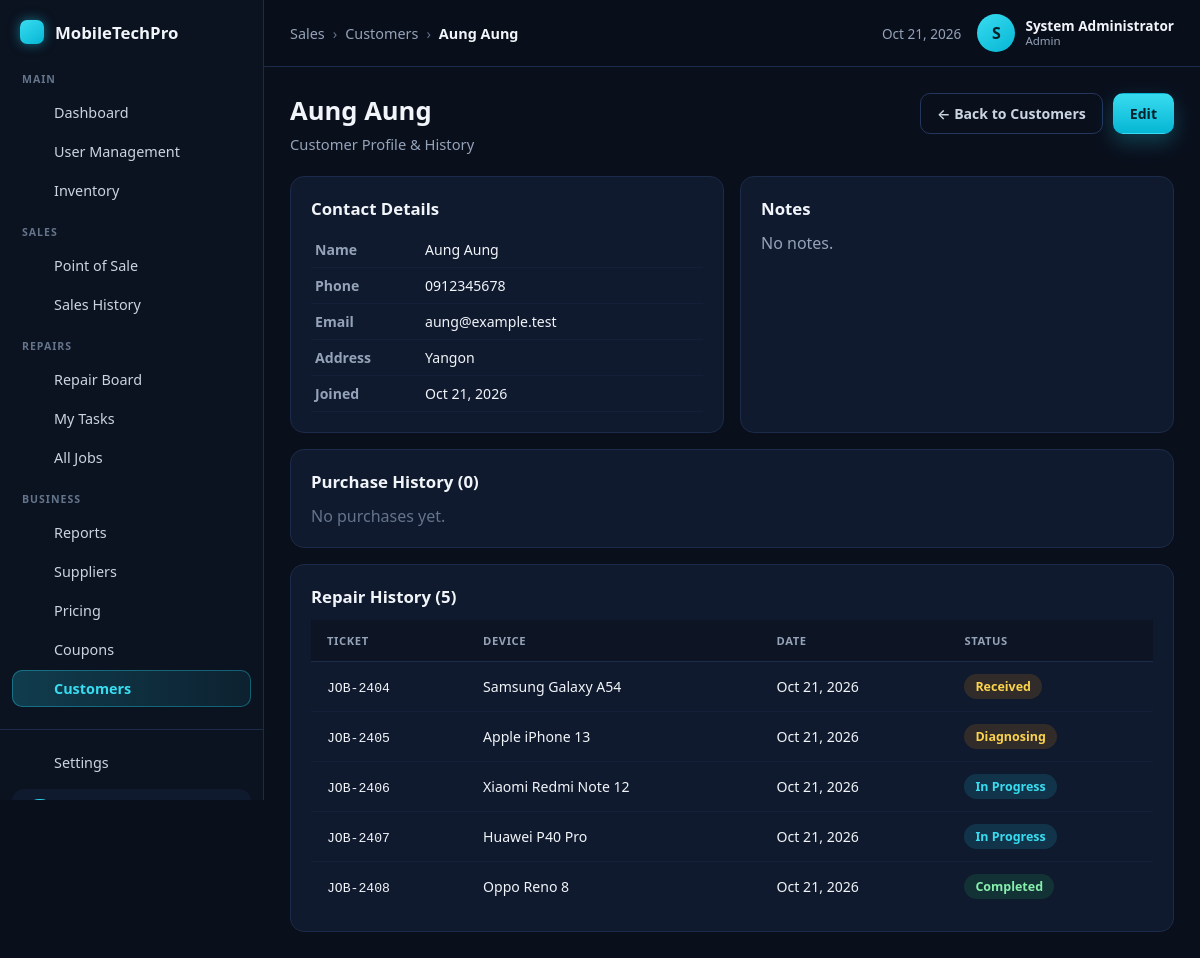
/sales/customers/view/2 (signed in), run on the app's committed database.
### tables this page shows
CREATE TABLE customers (
    customer_id INT UNSIGNED NOT NULL AUTO_INCREMENT,
    full_name   VARCHAR(120) NOT NULL,
    email       VARCHAR(150)     NULL,
    phone       VARCHAR(30)      NULL,
    address     VARCHAR(255)     NULL,
    notes       TEXT             NULL,
    created_at  TIMESTAMP    NOT NULL DEFAULT CURRENT_TIMESTAMP,
    updated_at  TIMESTAMP    NOT NULL DEFAULT CURRENT_TIMESTAMP ON UPDATE CURRENT_TIMESTAMP,
    PRIMARY KEY (customer_id),
    KEY idx_customers_phone (phone),
    KEY idx_customers_email (email),
    KEY idx_customers_name (full_name)
);

CREATE TABLE repair_jobs (
    repair_id      INT UNSIGNED NOT NULL AUTO_INCREMENT,
    ticket_no      VARCHAR(40)  NOT NULL,
    customer_id    INT UNSIGNED     NULL,
    technician_id  INT UNSIGNED     NULL,           
    device_brand   VARCHAR(80)      NULL,
    device_model   VARCHAR(120)     NULL,
    imei           VARCHAR(40)      NULL,
    urgency        ENUM('low','normal','urgent') NOT NULL DEFAULT 'normal',
    reported_issue TEXT             NULL,
    diagnosis      TEXT             NULL,
    status         ENUM('received','diagnosing','in_progress','completed','delivered','cancelled')
                        NOT NULL DEFAULT 'received',
    estimated_cost DECIMAL(10,2)    NULL,
    final_cost     DECIMAL(10,2)    NULL,
    due_date       DATETIME         NULL,
    received_at    TIMESTAMP    NOT NULL DEFAULT CURRENT_TIMESTAMP,
    completed_at   TIMESTAMP        NULL,
    created_at     TIMESTAMP    NOT NULL DEFAULT CURRENT_TIMESTAMP,
    updated_at     TIMESTAMP    NOT NULL DEFAULT CURRENT_TIMESTAMP ON UPDATE CURRENT_TIMESTAMP,
    PRIMARY KEY (repair_id),
    UNIQUE KEY uq_repair_ticket (ticket_no),
    KEY idx_repair_customer (customer_id),
    KEY idx_repair_technician (technician_id),
    KEY idx_repair_status (status),
    KEY idx_repair_urgency (urgency),
    CONSTRAINT fk_repair_customer FOREIGN KEY (customer_id)
        REFERENCES customers (customer_id) ON DELETE SET NULL ON UPDATE CASCADE,
    CONSTRAINT fk_repair_technician FOREIGN KEY (technician_id)
        REFERENCES users (user_id) ON DELETE SET NULL ON UPDATE CASCADE
);

### app/Views/sales/customers/view.php (the view, shortened to what the rows shown need)
<?php
function repairStatusBadge(string $status): string {
    $labels = ['received' => 'Received', 'diagnosing' => 'Diagnosing', 'in_progress' => 'In Progress', 'completed' => 'Completed', 'delivered' => 'Delivered', 'cancelled' => 'Cancelled'];
    $colors = ['received' => 'status-pill--neutral', 'diagnosing' => 'status-pill--neutral', 'in_progress' => 'status-pill--info', 'completed' => 'status-pill--success', 'delivered' => 'status-pill--success', 'cancelled' => 'status-pill--danger'];
    $cls = $colors[$status] ?? '';
    return '<span class="status-pill ' . $cls . '">' . e($labels[$status] ?? $status) . '</span>';
}
?>
<!DOCTYPE html>
<html lang="en">
<head>
    <link rel="stylesheet" href="<?= e(base_url('css/dashboard.css')) ?>">
    <link rel="stylesheet" href="<?= e(base_url('css/users.css')) ?>">
</head>
<body class="dash-body">
<div class="dash-layout">
    <?php require APP_ROOT . '/app/Views/partials/sidebar.php'; ?>
    <div class="dash-main">
        <header class="topbar">
            <nav class="breadcrumb" aria-label="Breadcrumb">
                <span class="crumb">Sales</span>
                <span class="crumb-sep">&rsaquo;</span>
                <a class="crumb" href="<?= e(base_url('/sales/customers')) ?>">Customers</a>
                <span class="crumb-sep">&rsaquo;</span>
                <span class="crumb crumb-current"><?= e($customer['full_name']) ?></span>
            </nav>
            <div class="topbar-right">
                <span class="topbar-date"><?= e($today) ?></span>
                <div class="user-chip">
                    <span class="user-avatar" aria-hidden="true"><?= e(strtoupper(substr((string) ($user['full_name'] ?? 'U'), 0, 1))) ?></span>
                    <span class="user-meta">
                        <span class="user-name"><?= e($user['full_name'] ?? 'User') ?></span>
                        <span class="user-role"><?= e(ucwords(str_replace('_', ' ', (string) ($user['user_type'] ?? '')))) ?></span>
                    </span>
                </div>
            </div>
        </header>
        <main class="content">
            <div class="content-head">
                <div>
                    <h1 class="page-greeting"><?= e($customer['full_name']) ?></h1>
                    <p class="page-sub">Customer Profile &amp; History</p>
                </div>
                <div class="content-actions">
                    <a href="<?= e(base_url('/sales/customers')) ?>" class="btn-outline">&larr; Back to Customers</a>
                    <a href="<?= e(base_url('/sales/customers/edit/' . (int) $customer['customer_id'])) ?>" class="btn-cyan">Edit</a>
                </div>
            </div>
            <div class="panel-grid" style="grid-template-columns:1fr 1fr">
                <div class="panel">
                    <div class="panel-head"><h2 class="panel-title">Contact Details</h2></div>
                    <table class="detail-table">
                        <tr><td class="detail-label">Name</td><td><?= e($customer['full_name']) ?></td></tr>
                        <tr><td class="detail-label">Phone</td><td><?= e($customer['phone'] ?? '—') ?></td></tr>
                        <tr><td class="detail-label">Email</td><td><?= e($customer['email'] ?? '—') ?></td></tr>
                        <tr><td class="detail-label">Address</td><td><?= e($customer['address'] ?? '—') ?></td></tr>
                        <tr><td class="detail-label">Joined</td><td><?= e(date('M j, Y', strtotime((string) $customer['created_at']))) ?></td></tr>
                    </table>
                </div>
                <div class="panel">
                    <div class="panel-head"><h2 class="panel-title">Notes</h2></div>
                    <p style="color:var(--text-500);margin:0"><?= e($customer['notes'] ?? 'No notes.') ?></p>
                </div>
            </div>
            <div class="panel" style="margin-top:16px">
                <div class="panel-head"><h2 class="panel-title">Purchase History (<?= count($customer['purchases']) ?>)</h2></div>
                <?php if (!$customer['purchases']): ?>
                    <p style="color:var(--text-600);margin:0">No purchases yet.</p>
                <?php endif; ?>
            </div>
            <div class="panel" style="margin-top:16px">
                <div class="panel-head"><h2 class="panel-title">Repair History (<?= count($customer['repairs']) ?>)</h2></div>
                <?php if (!$customer['repairs']): ?>
                    <p style="color:var(--text-600);margin:0">No repairs yet.</p>
                <?php else: ?>
                <table class="user-table">
                    <thead><tr><th>Ticket</th><th>Device</th><th>Date</th><th>Status</th></tr></thead>
                    <tbody>
                        <?php foreach ($customer['repairs'] as $r): ?>
                        <tr>
                            <td><span class="mono"><?= e($r['ticket_no']) ?></span></td>
                            <td><?= e(trim(($r['device_brand'] ?? '') . ' ' . ($r['device_model'] ?? '')) ?: '—') ?></td>
                            <td><?= e(date('M j, Y', strtotime((string) $r['created_at']))) ?></td>
                            <td><?= repairStatusBadge((string) $r['status']) ?></td>
                        </tr>
                        <?php endforeach; ?>
                    </tbody>
                </table>
                <?php endif; ?>
            </div>
        </main>
    </div>
</div>
</body>
</html>

### app/Core/App.php (shortened to what the rows shown need)
<?php
class App
{
    private array $routes = [
        'GET' => [],
        'POST' => [],
    ];
    private function add(string $method, string $path, array $handler): void
    {
        $this->routes[$method][] = [
            'segments' => $this->segments($path),
            'handler' => $handler,
        ];
    }
    public function run(): void
    {
        $method = strtoupper($_SERVER['REQUEST_METHOD'] ?? 'GET');
        $requestSegments = $this->segments($this->currentPath());
        foreach ($this->routes[$method] ?? [] as $route) {
            $params = $this->match($route['segments'], $requestSegments);
            if ($params === null) {
                continue;
            }
            [$class, $action] = $route['handler'];
            $controller = new $class();
            $controller->$action(...$params);
            return;
        }
    }
    private function match(array $routeSegments, array $requestSegments): ?array
    {
        if (count($routeSegments) !== count($requestSegments)) {
            return null;
        }
        $params = [];
        foreach ($routeSegments as $i => $seg) {
            $len = strlen($seg);
            if ($len >= 2 && $seg[0] === '{' && $seg[$len - 1] === '}') {
                $params[] = $requestSegments[$i];
                continue;
            }
            if ($seg !== $requestSegments[$i]) {
                return null;
            }
        }
        return $params;
    }
    private function segments(string $path): array
    {
        $trimmed = trim($path, '/');
        return $trimmed === '' ? [] : explode('/', $trimmed);
    }
    private function currentPath(): string
    {
        $uri = parse_url($_SERVER['REQUEST_URI'] ?? '/', PHP_URL_PATH);
        $uri = is_string($uri) ? rawurldecode($uri) : '/';
        return '/' . trim($uri, '/');
    }
}

### data on the page
customers: full_name "Aung Aung", phone "0912345678", email "aung@example.test", address "Yangon", created_at "Oct 21, 2026", notes "No notes."
repair_jobs: ticket_no "JOB-2404", device_brand+device_model "Samsung Galaxy A54", created_at "Oct 21, 2026", status "Received"
repair_jobs: ticket_no "JOB-2405", device_brand+device_model "Apple iPhone 13", created_at "Oct 21, 2026", status "Diagnosing"
repair_jobs: ticket_no "JOB-2406", device_brand+device_model "Xiaomi Redmi Note 12", created_at "Oct 21, 2026", status "In Progress"
repair_jobs: ticket_no "JOB-2407", device_brand+device_model "Huawei P40 Pro", created_at "Oct 21, 2026", status "In Progress"
repair_jobs: ticket_no "JOB-2408", device_brand+device_model "Oppo Reno 8", created_at "Oct 21, 2026", status "Completed"

### other printed values
$groupName "MAIN"
$item['label'] "Dashboard"
$item['label'] "User Management"
$item['label'] "Inventory"
$groupName "SALES"
$item['label'] "Point of Sale"
$item['label'] "Sales History"
$groupName "REPAIRS"
$item['label'] "Repair Board"
$item['label'] "My Tasks"
$item['label'] "All Jobs"
$groupName "BUSINESS"
$item['label'] "Reports"
$item['label'] "Suppliers"
$item['label'] "Pricing"
